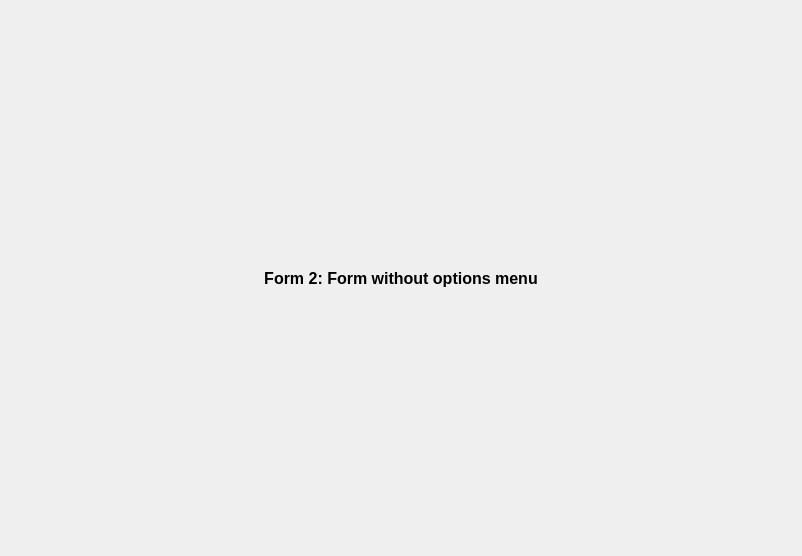
<?xml version="1.0" encoding="UTF-8"?>
<ui version="4.0">
 <class>Form2</class>
 <widget class="QWidget" name="Form2">
  <property name="geometry">
   <rect>
    <x>0</x>
    <y>0</y>
    <width>802</width>
    <height>556</height>
   </rect>
  </property>
  <layout class="QVBoxLayout" name="verticalLayout">
   <item>
    <widget class="QLabel" name="label">
     <property name="font">
      <font>
       <pointsize>12</pointsize>
       <weight>75</weight>
       <bold>true</bold>
      </font>
     </property>
     <property name="text">
      <string>Form 2: Form without options menu</string>
     </property>
     <property name="alignment">
      <set>Qt::AlignCenter</set>
     </property>
    </widget>
   </item>
  </layout>
  <action name="actionSave">
   <property name="text">
    <string>Save</string>
   </property>
   <property name="toolTip">
    <string>Save Options</string>
   </property>
  </action>
  <action name="actionReLoad">
   <property name="text">
    <string>ReLoad</string>
   </property>
   <property name="toolTip">
    <string>Reload Options</string>
   </property>
  </action>
 </widget>
 <resources/>
 <connections/>
</ui>
